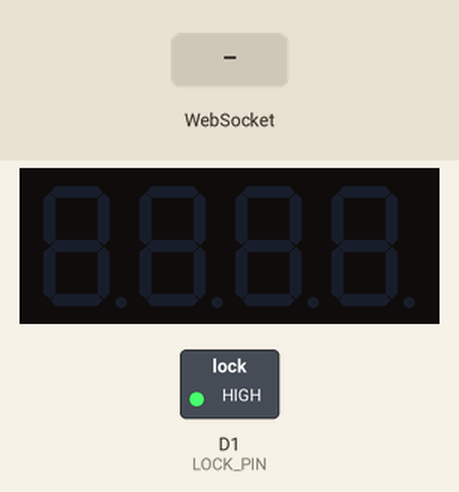
Simulated run of this sketch. Board: ESP8266 (NodeMCU). Parts: 4-digit seven-segment display, switched loads named in the sketch (green lamp = pin HIGH). Inputs (shaded band) come from the test bench. WiFi joins after 1.5 s; servers stay silent unless stated.

Above: at 2.7 s.
2.8 s: WebSocket text "_" received
At 4.0 s:
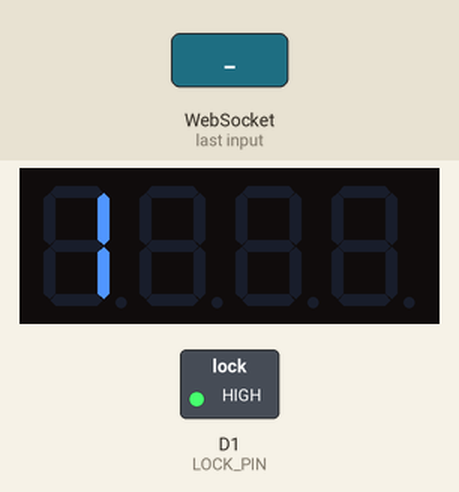
4.3 s: WebSocket text "1" received
At 5.3 s:
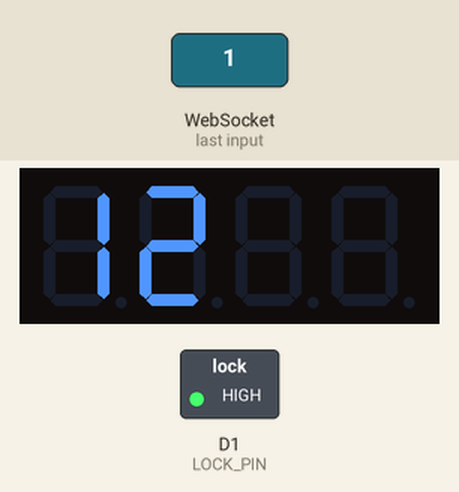
Timing chart, 0 to 7.3 s (numbered marks = the images above; inputs shaded):
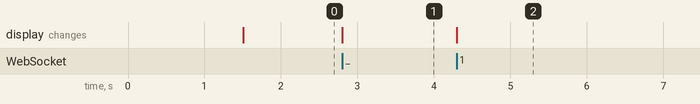

Measured:
- after the input at 2.8 s, the display: changes at once (image 1)
- after the input at 4.3 s, the display: changes at once (image 2)

The sketch:

LockController.ino
```cpp
#include <ESP8266WiFi.h>
#include <ESP8266WebServer.h>
#include <WebSocketsServer.h>
#include <SPI.h>
#include <Wire.h>
#include "Adafruit_GFX.h"
#include "Adafruit_LEDBackpack.h"
#include "WiFiConfig.h"

#define LOCK_PIN D1  // פין לנעילה
ESP8266WebServer server(80);
WebSocketsServer webSocket(81);
Adafruit_7segment display = Adafruit_7segment();

String correctCode = "1234"; // הקוד לפתיחת הדלת
String enteredCode = "";
String revealedDigits = "____";

void handleRoot() {
  server.send(200, "text/html",
    "<!DOCTYPE html><html><body><h2>Enter Code:</h2>"
    "<input type='text' id='code'><button onclick='sendCode()'>Unlock</button>"
    "<script>function sendCode(){var x=new XMLHttpRequest();"
    "x.open('GET','/unlock?code='+document.getElementById('code').value,true);x.send();}"
    "</script></body></html>"
  );
}

void handleUnlock() {
  if (server.hasArg("code")) {
    enteredCode = server.arg("code");
    if (enteredCode == correctCode) {
      digitalWrite(LOCK_PIN, LOW); // פתיחת הדלת
      server.send(200, "text/plain", "Unlocked!");
    } else {
      server.send(200, "text/plain", "Wrong code!");
    }
  }
}

void webSocketEvent(uint8_t num, WStype_t type, uint8_t * payload, size_t length) {
  if (type == WStype_TEXT) {
    String msg = (char*)payload;
    if (msg.length() == 1) {
      revealedDigits[msg.toInt()] = correctCode[msg.toInt()];
      updateDisplay();
    }
  }
}

void updateDisplay() {
  for (int i = 0; i < 4; i++) {
    display.writeDigitNum(i, revealedDigits[i] == '_' ? '-' : revealedDigits[i] - '0');
  }
  display.writeDisplay();
}

void setup() {
  pinMode(LOCK_PIN, OUTPUT);
  digitalWrite(LOCK_PIN, HIGH); // נעילה ראשונית
  setupWiFi(); // פונקציה מוגדרת ב-WiFiConfig.h
  server.on("/", handleRoot);
  server.on("/unlock", handleUnlock);
  server.begin();
  webSocket.begin();
  webSocket.onEvent(webSocketEvent);
  display.begin(0x70);
  updateDisplay();
}

void loop() {
  server.handleClient();
  webSocket.loop();
}
```

WiFiConfig.h
```cpp
#ifndef WIFI_CONFIG_H
#define WIFI_CONFIG_H

#include <ESP8266WiFi.h>

const char* ssid = "YOUR_SSID";
const char* password = "YOUR_PASSWORD";

void setupWiFi() {
  WiFi.begin(ssid, password);
  while (WiFi.status() != WL_CONNECTED) {
    delay(500);
  }
}

#endif
```
